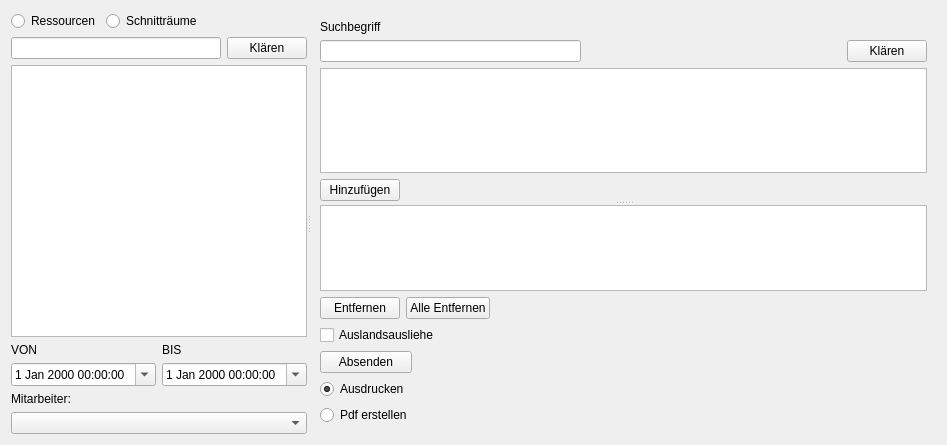
<?xml version="1.0" encoding="UTF-8"?>
<ui version="4.0">
 <class>loanadd</class>
 <widget class="QWidget" name="loanadd">
  <property name="geometry">
   <rect>
    <x>0</x>
    <y>0</y>
    <width>947</width>
    <height>445</height>
   </rect>
  </property>
  <property name="windowTitle">
   <string>Form</string>
  </property>
  <layout class="QVBoxLayout" name="verticalLayout_5">
   <item>
    <widget class="QSplitter" name="splitter_2">
     <property name="orientation">
      <enum>Qt::Horizontal</enum>
     </property>
     <widget class="QWidget" name="verticalLayoutWidget">
      <layout class="QVBoxLayout" name="verticalLayout">
       <item>
        <layout class="QHBoxLayout" name="horizontalLayout">
         <item>
          <widget class="QRadioButton" name="radioButtonResources">
           <property name="text">
            <string>Ressourcen</string>
           </property>
          </widget>
         </item>
         <item>
          <widget class="QRadioButton" name="radioButtonRooms">
           <property name="text">
            <string>Schnitträume</string>
           </property>
          </widget>
         </item>
         <item>
          <spacer name="horizontalSpacer_5">
           <property name="orientation">
            <enum>Qt::Horizontal</enum>
           </property>
           <property name="sizeHint" stdset="0">
            <size>
             <width>40</width>
             <height>20</height>
            </size>
           </property>
          </spacer>
         </item>
        </layout>
       </item>
       <item>
        <layout class="QHBoxLayout" name="horizontalLayout_3">
         <item>
          <widget class="QLineEdit" name="lineEditUserSearch"/>
         </item>
         <item>
          <widget class="QPushButton" name="buttonClearUserSearch">
           <property name="text">
            <string>Klären</string>
           </property>
          </widget>
         </item>
        </layout>
       </item>
       <item>
        <widget class="QTableView" name="tableViewUsers">
         <property name="editTriggers">
          <set>QAbstractItemView::NoEditTriggers</set>
         </property>
         <property name="selectionMode">
          <enum>QAbstractItemView::SingleSelection</enum>
         </property>
         <property name="selectionBehavior">
          <enum>QAbstractItemView::SelectRows</enum>
         </property>
        </widget>
       </item>
       <item>
        <layout class="QGridLayout" name="gridLayout">
         <item row="0" column="0">
          <widget class="QLabel" name="labelFrom">
           <property name="text">
            <string>VON</string>
           </property>
          </widget>
         </item>
         <item row="1" column="0">
          <widget class="QDateTimeEdit" name="dateTimeEditStart">
           <property name="calendarPopup">
            <bool>true</bool>
           </property>
          </widget>
         </item>
         <item row="0" column="1">
          <widget class="QLabel" name="labelTo">
           <property name="text">
            <string>BIS</string>
           </property>
          </widget>
         </item>
         <item row="1" column="1">
          <widget class="QDateTimeEdit" name="dateTimeEditEnd">
           <property name="calendarPopup">
            <bool>true</bool>
           </property>
          </widget>
         </item>
        </layout>
       </item>
       <item>
        <widget class="QLabel" name="labelEmployee">
         <property name="text">
          <string>Mitarbeiter:</string>
         </property>
        </widget>
       </item>
       <item>
        <widget class="QComboBox" name="comboBoxEmployee"/>
       </item>
      </layout>
     </widget>
     <widget class="QStackedWidget" name="stackedWidget">
      <property name="sizePolicy">
       <sizepolicy hsizetype="Expanding" vsizetype="Preferred">
        <horstretch>10</horstretch>
        <verstretch>0</verstretch>
       </sizepolicy>
      </property>
      <property name="currentIndex">
       <number>1</number>
      </property>
      <widget class="QWidget" name="page">
       <layout class="QVBoxLayout" name="verticalLayout_6">
        <item>
         <widget class="QTableView" name="tableViewEditingrooms"/>
        </item>
        <item>
         <layout class="QHBoxLayout" name="horizontalLayout_8">
          <item>
           <widget class="QPushButton" name="buttonSubmitLoanEditingroom">
            <property name="text">
             <string>Absenden</string>
            </property>
           </widget>
          </item>
          <item>
           <spacer name="horizontalSpacer_6">
            <property name="orientation">
             <enum>Qt::Horizontal</enum>
            </property>
            <property name="sizeHint" stdset="0">
             <size>
              <width>40</width>
              <height>20</height>
             </size>
            </property>
           </spacer>
          </item>
         </layout>
        </item>
       </layout>
      </widget>
      <widget class="QWidget" name="page_2">
       <layout class="QVBoxLayout" name="verticalLayout_4">
        <item>
         <widget class="QSplitter" name="splitter">
          <property name="orientation">
           <enum>Qt::Vertical</enum>
          </property>
          <widget class="QWidget" name="verticalLayoutWidget_2">
           <layout class="QVBoxLayout" name="verticalLayout_2">
            <item>
             <widget class="QLabel" name="labelSearchText">
              <property name="text">
               <string>Suchbegriff</string>
              </property>
             </widget>
            </item>
            <item>
             <layout class="QHBoxLayout" name="horizontalLayout_4">
              <item>
               <widget class="QLineEdit" name="lineEditSearchText"/>
              </item>
              <item>
               <spacer name="horizontalSpacer_4">
                <property name="orientation">
                 <enum>Qt::Horizontal</enum>
                </property>
                <property name="sizeHint" stdset="0">
                 <size>
                  <width>40</width>
                  <height>20</height>
                 </size>
                </property>
               </spacer>
              </item>
              <item>
               <widget class="QPushButton" name="buttonClearSearchText">
                <property name="text">
                 <string>Klären</string>
                </property>
               </widget>
              </item>
             </layout>
            </item>
            <item>
             <widget class="QTableView" name="tableViewResources">
              <property name="editTriggers">
               <set>QAbstractItemView::NoEditTriggers</set>
              </property>
              <property name="selectionMode">
               <enum>QAbstractItemView::SingleSelection</enum>
              </property>
              <property name="selectionBehavior">
               <enum>QAbstractItemView::SelectRows</enum>
              </property>
             </widget>
            </item>
            <item>
             <layout class="QHBoxLayout" name="horizontalLayout_5">
              <item>
               <widget class="QPushButton" name="buttonAdd">
                <property name="text">
                 <string>Hinzufügen</string>
                </property>
               </widget>
              </item>
              <item>
               <spacer name="horizontalSpacer">
                <property name="orientation">
                 <enum>Qt::Horizontal</enum>
                </property>
                <property name="sizeHint" stdset="0">
                 <size>
                  <width>40</width>
                  <height>20</height>
                 </size>
                </property>
               </spacer>
              </item>
             </layout>
            </item>
           </layout>
          </widget>
          <widget class="QWidget" name="verticalLayoutWidget_3">
           <layout class="QVBoxLayout" name="verticalLayout_3" stretch="0,0,0,10">
            <item>
             <widget class="MyTableWidget" name="tableWidgetDesiredItems">
              <property name="editTriggers">
               <set>QAbstractItemView::DoubleClicked</set>
              </property>
              <property name="selectionMode">
               <enum>QAbstractItemView::SingleSelection</enum>
              </property>
              <property name="selectionBehavior">
               <enum>QAbstractItemView::SelectRows</enum>
              </property>
             </widget>
            </item>
            <item>
             <layout class="QHBoxLayout" name="horizontalLayout_6">
              <item>
               <widget class="QPushButton" name="buttonDelLoanPosition">
                <property name="text">
                 <string>Entfernen</string>
                </property>
               </widget>
              </item>
              <item>
               <widget class="QPushButton" name="buttonDelAllLoanPositions">
                <property name="text">
                 <string>Alle Entfernen</string>
                </property>
               </widget>
              </item>
              <item>
               <spacer name="horizontalSpacer_3">
                <property name="orientation">
                 <enum>Qt::Horizontal</enum>
                </property>
                <property name="sizeHint" stdset="0">
                 <size>
                  <width>40</width>
                  <height>20</height>
                 </size>
                </property>
               </spacer>
              </item>
             </layout>
            </item>
            <item>
             <widget class="QCheckBox" name="checkBoxGoesAbroad">
              <property name="text">
               <string>Auslandsausliehe</string>
              </property>
             </widget>
            </item>
            <item>
             <layout class="QHBoxLayout" name="horizontalLayout_2">
              <item>
               <layout class="QGridLayout" name="gridLayout_2">
                <item row="3" column="0">
                 <widget class="QRadioButton" name="radioButtonPrintPdf">
                  <property name="text">
                   <string>Pdf erstellen</string>
                  </property>
                 </widget>
                </item>
                <item row="1" column="1">
                 <spacer name="horizontalSpacer_2">
                  <property name="orientation">
                   <enum>Qt::Horizontal</enum>
                  </property>
                  <property name="sizeHint" stdset="0">
                   <size>
                    <width>40</width>
                    <height>20</height>
                   </size>
                  </property>
                 </spacer>
                </item>
                <item row="1" column="0">
                 <widget class="QPushButton" name="buttonSubmitLoanResources">
                  <property name="text">
                   <string>Absenden</string>
                  </property>
                 </widget>
                </item>
                <item row="2" column="0">
                 <widget class="QRadioButton" name="radioButtonPrintPage">
                  <property name="text">
                   <string>Ausdrucken</string>
                  </property>
                  <property name="checked">
                   <bool>true</bool>
                  </property>
                 </widget>
                </item>
               </layout>
              </item>
             </layout>
            </item>
           </layout>
          </widget>
         </widget>
        </item>
       </layout>
      </widget>
      <widget class="QWidget" name="page_3"/>
     </widget>
    </widget>
   </item>
  </layout>
 </widget>
 <customwidgets>
  <customwidget>
   <class>MyTableWidget</class>
   <extends>QTableWidget</extends>
   <header>mytablewidget.h</header>
  </customwidget>
 </customwidgets>
 <resources/>
 <connections/>
</ui>
